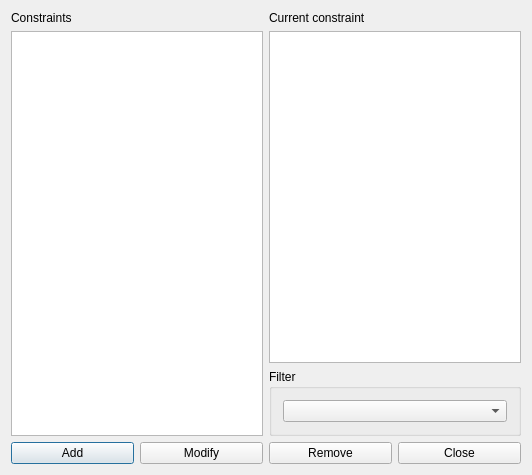
<?xml version="1.0" encoding="UTF-8"?>
<ui version="4.0">
 <class>ConstraintTeacherMinMorningsPerWeekForm_template</class>
 <widget class="QDialog" name="ConstraintTeacherMinMorningsPerWeekForm_template">
  <property name="geometry">
   <rect>
    <x>0</x>
    <y>0</y>
    <width>532</width>
    <height>475</height>
   </rect>
  </property>
  <property name="windowTitle">
   <string extracomment="This is the title of the dialog in which you see the list of all constraints of this type">Constraints teacher min mornings per week</string>
  </property>
  <layout class="QGridLayout" name="gridLayout_2">
   <item row="1" column="1">
    <widget class="QGroupBox" name="filterGroupBox">
     <property name="title">
      <string>Filter</string>
     </property>
     <layout class="QGridLayout" name="gridLayout">
      <item row="0" column="0">
       <widget class="QComboBox" name="teachersComboBox"/>
      </item>
     </layout>
    </widget>
   </item>
   <item row="2" column="0" colspan="2">
    <layout class="QHBoxLayout" name="horizontalLayout">
     <item>
      <widget class="QPushButton" name="addConstraintPushButton">
       <property name="text">
        <string>Add</string>
       </property>
      </widget>
     </item>
     <item>
      <widget class="QPushButton" name="modifyConstraintPushButton">
       <property name="text">
        <string>Modify</string>
       </property>
      </widget>
     </item>
     <item>
      <widget class="QPushButton" name="removeConstraintPushButton">
       <property name="text">
        <string>Remove</string>
       </property>
      </widget>
     </item>
     <item>
      <widget class="QPushButton" name="closePushButton">
       <property name="text">
        <string>Close</string>
       </property>
      </widget>
     </item>
    </layout>
   </item>
   <item row="0" column="0" rowspan="2">
    <layout class="QVBoxLayout" name="verticalLayout">
     <item>
      <widget class="QLabel" name="constraintsTextLabel">
       <property name="frameShape">
        <enum>QFrame::NoFrame</enum>
       </property>
       <property name="frameShadow">
        <enum>QFrame::Plain</enum>
       </property>
       <property name="text">
        <string>Constraints</string>
       </property>
       <property name="wordWrap">
        <bool>false</bool>
       </property>
      </widget>
     </item>
     <item>
      <widget class="QListWidget" name="constraintsListWidget"/>
     </item>
    </layout>
   </item>
   <item row="0" column="1">
    <layout class="QVBoxLayout" name="verticalLayout_2">
     <item>
      <widget class="QLabel" name="currentConstraintTextLabel">
       <property name="text">
        <string>Current constraint</string>
       </property>
       <property name="wordWrap">
        <bool>false</bool>
       </property>
      </widget>
     </item>
     <item>
      <widget class="QPlainTextEdit" name="currentConstraintTextEdit"/>
     </item>
    </layout>
   </item>
  </layout>
 </widget>
 <layoutdefault spacing="6" margin="11"/>
 <resources/>
 <connections/>
</ui>
